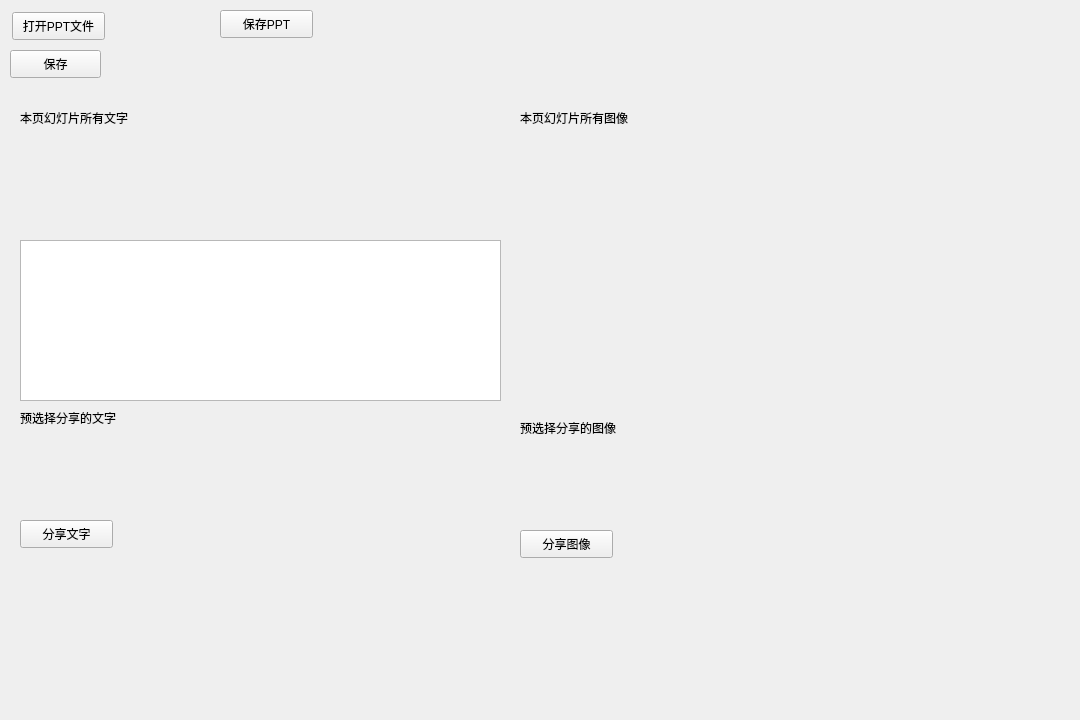
<?xml version="1.0" encoding="UTF-8"?>
<ui version="4.0">
 <class>PptSharing</class>
 <widget class="QWidget" name="PptSharing">
  <property name="geometry">
   <rect>
    <x>0</x>
    <y>0</y>
    <width>1080</width>
    <height>720</height>
   </rect>
  </property>
  <property name="windowTitle">
   <string>PptSharing</string>
  </property>
  <widget class="QWidget" name="layoutWidget">
   <property name="geometry">
    <rect>
     <x>20</x>
     <y>130</y>
     <width>481</width>
     <height>100</height>
    </rect>
   </property>
   <property name="sizePolicy">
    <sizepolicy hsizetype="Fixed" vsizetype="Preferred">
     <horstretch>0</horstretch>
     <verstretch>0</verstretch>
    </sizepolicy>
   </property>
   <layout class="QGridLayout" name="gridLayoutAllTexts"/>
  </widget>
  <widget class="QWidget" name="layoutWidget">
   <property name="geometry">
    <rect>
     <x>20</x>
     <y>430</y>
     <width>481</width>
     <height>81</height>
    </rect>
   </property>
   <property name="sizePolicy">
    <sizepolicy hsizetype="Fixed" vsizetype="Preferred">
     <horstretch>0</horstretch>
     <verstretch>0</verstretch>
    </sizepolicy>
   </property>
   <layout class="QGridLayout" name="gridLayoutSelectedTexts"/>
  </widget>
  <widget class="QPushButton" name="buttonOpen">
   <property name="geometry">
    <rect>
     <x>12</x>
     <y>12</y>
     <width>93</width>
     <height>28</height>
    </rect>
   </property>
   <property name="sizePolicy">
    <sizepolicy hsizetype="Fixed" vsizetype="Fixed">
     <horstretch>0</horstretch>
     <verstretch>0</verstretch>
    </sizepolicy>
   </property>
   <property name="text">
    <string>打开PPT文件</string>
   </property>
  </widget>
  <widget class="QTextEdit" name="textEdit">
   <property name="geometry">
    <rect>
     <x>20</x>
     <y>240</y>
     <width>481</width>
     <height>161</height>
    </rect>
   </property>
   <property name="sizePolicy">
    <sizepolicy hsizetype="Fixed" vsizetype="Expanding">
     <horstretch>0</horstretch>
     <verstretch>0</verstretch>
    </sizepolicy>
   </property>
  </widget>
  <widget class="QWidget" name="horizontalLayoutWidget">
   <property name="geometry">
    <rect>
     <x>520</x>
     <y>130</y>
     <width>551</width>
     <height>80</height>
    </rect>
   </property>
   <property name="sizePolicy">
    <sizepolicy hsizetype="Fixed" vsizetype="Preferred">
     <horstretch>0</horstretch>
     <verstretch>0</verstretch>
    </sizepolicy>
   </property>
   <layout class="QHBoxLayout" name="horizontalLayoutAllPics">
    <property name="sizeConstraint">
     <enum>QLayout::SetDefaultConstraint</enum>
    </property>
   </layout>
  </widget>
  <widget class="QWidget" name="horizontalLayoutWidget_2">
   <property name="geometry">
    <rect>
     <x>520</x>
     <y>440</y>
     <width>551</width>
     <height>80</height>
    </rect>
   </property>
   <property name="sizePolicy">
    <sizepolicy hsizetype="Fixed" vsizetype="Preferred">
     <horstretch>0</horstretch>
     <verstretch>0</verstretch>
    </sizepolicy>
   </property>
   <layout class="QHBoxLayout" name="horizontalLayoutSelectedPics"/>
  </widget>
  <widget class="QLabel" name="label">
   <property name="geometry">
    <rect>
     <x>520</x>
     <y>110</y>
     <width>141</width>
     <height>16</height>
    </rect>
   </property>
   <property name="sizePolicy">
    <sizepolicy hsizetype="Fixed" vsizetype="Preferred">
     <horstretch>0</horstretch>
     <verstretch>0</verstretch>
    </sizepolicy>
   </property>
   <property name="text">
    <string>本页幻灯片所有图像</string>
   </property>
  </widget>
  <widget class="QLabel" name="label_2">
   <property name="geometry">
    <rect>
     <x>520</x>
     <y>420</y>
     <width>141</width>
     <height>16</height>
    </rect>
   </property>
   <property name="sizePolicy">
    <sizepolicy hsizetype="Fixed" vsizetype="Preferred">
     <horstretch>0</horstretch>
     <verstretch>0</verstretch>
    </sizepolicy>
   </property>
   <property name="text">
    <string>预选择分享的图像</string>
   </property>
  </widget>
  <widget class="QLabel" name="label_3">
   <property name="geometry">
    <rect>
     <x>20</x>
     <y>110</y>
     <width>141</width>
     <height>16</height>
    </rect>
   </property>
   <property name="sizePolicy">
    <sizepolicy hsizetype="Fixed" vsizetype="Preferred">
     <horstretch>0</horstretch>
     <verstretch>0</verstretch>
    </sizepolicy>
   </property>
   <property name="text">
    <string>本页幻灯片所有文字</string>
   </property>
  </widget>
  <widget class="QLabel" name="label_4">
   <property name="geometry">
    <rect>
     <x>20</x>
     <y>410</y>
     <width>141</width>
     <height>16</height>
    </rect>
   </property>
   <property name="sizePolicy">
    <sizepolicy hsizetype="Fixed" vsizetype="Preferred">
     <horstretch>0</horstretch>
     <verstretch>0</verstretch>
    </sizepolicy>
   </property>
   <property name="text">
    <string>预选择分享的文字</string>
   </property>
  </widget>
  <widget class="QLabel" name="imageLabel">
   <property name="geometry">
    <rect>
     <x>640</x>
     <y>220</y>
     <width>300</width>
     <height>180</height>
    </rect>
   </property>
   <property name="sizePolicy">
    <sizepolicy hsizetype="Fixed" vsizetype="Preferred">
     <horstretch>0</horstretch>
     <verstretch>0</verstretch>
    </sizepolicy>
   </property>
   <property name="text">
    <string/>
   </property>
  </widget>
  <widget class="QPushButton" name="buttonSaveAsBraillePPT">
   <property name="geometry">
    <rect>
     <x>10</x>
     <y>50</y>
     <width>91</width>
     <height>28</height>
    </rect>
   </property>
   <property name="text">
    <string>保存</string>
   </property>
  </widget>
  <widget class="QPushButton" name="buttonSharePics">
   <property name="geometry">
    <rect>
     <x>520</x>
     <y>530</y>
     <width>93</width>
     <height>28</height>
    </rect>
   </property>
   <property name="text">
    <string>分享图像</string>
   </property>
  </widget>
  <widget class="QPushButton" name="buttonShareTxts">
   <property name="geometry">
    <rect>
     <x>20</x>
     <y>520</y>
     <width>93</width>
     <height>28</height>
    </rect>
   </property>
   <property name="text">
    <string>分享文字</string>
   </property>
  </widget>
  <widget class="QPushButton" name="buttonSavePPT">
   <property name="geometry">
    <rect>
     <x>220</x>
     <y>10</y>
     <width>93</width>
     <height>28</height>
    </rect>
   </property>
   <property name="text">
    <string>保存PPT</string>
   </property>
  </widget>
  <widget class="QPushButton" name="buttonPlay">
   <property name="geometry">
    <rect>
     <x>30</x>
     <y>600</y>
     <width>40</width>
     <height>40</height>
    </rect>
   </property>
   <property name="styleSheet">
    <string notr="true">#buttonPlay {
	background-color: rgba(255 , 255, 255, 0);
	border-radius: 20px;
	background-image: url(D:/Qt_workspace/src/TeacherEnd/res/assets/play_40.jpg);
}</string>
   </property>
   <property name="text">
    <string/>
   </property>
   <property name="iconSize">
    <size>
     <width>40</width>
     <height>40</height>
    </size>
   </property>
  </widget>
 </widget>
 <layoutdefault spacing="6" margin="11"/>
 <resources/>
 <connections/>
</ui>
